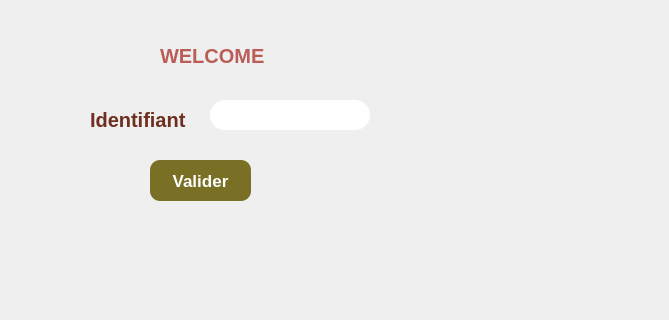
<?xml version="1.0" encoding="UTF-8"?>
<ui version="4.0">
 <class>Dialog1</class>
 <widget class="QDialog" name="Dialog1">
  <property name="geometry">
   <rect>
    <x>0</x>
    <y>0</y>
    <width>669</width>
    <height>320</height>
   </rect>
  </property>
  <property name="windowTitle">
   <string>Dialog</string>
  </property>
  <widget class="QLineEdit" name="lineEdit_id">
   <property name="geometry">
    <rect>
     <x>210</x>
     <y>100</y>
     <width>160</width>
     <height>30</height>
    </rect>
   </property>
   <property name="styleSheet">
    <string notr="true">QLineEdit{
border: 2px white;
border-radius: 15px;
background: #FFFFFF;
min-width: 150px;
max-width: 150px;
min-height: 30px;
max-height: 30px;
padding-left: 10px;
font: 10pt &quot;Yu Gothic UI&quot;;
}</string>
   </property>
  </widget>
  <widget class="QPushButton" name="pushButton_valider">
   <property name="geometry">
    <rect>
     <x>150</x>
     <y>160</y>
     <width>101</width>
     <height>41</height>
    </rect>
   </property>
   <property name="styleSheet">
    <string notr="true">QPushButton {
color: white;
background-color: #796F25;
border-style: solid;
border-radius: 10;
padding: 10px;
font-size: 17px;
padding-left: 17px;
padding-right: 17px;
font-weight: bold;
font-size: 17px;
color: #FFFFF;
font-family: Tahoma;
}
QPushButton:hover{
color:green;
background-color:#796F25;
border-style: solid;
border-radius: 10;
padding: 10px;
font-size: 17px;
padding-left: 17px;
padding-right: 17px;
font-weight: bold;
font-size: 17px;
color: #796F25;
font-family: Tahoma;
}</string>
   </property>
   <property name="text">
    <string>Valider</string>
   </property>
   <property name="autoDefault">
    <bool>false</bool>
   </property>
   <property name="flat">
    <bool>false</bool>
   </property>
  </widget>
  <widget class="QLabel" name="label">
   <property name="geometry">
    <rect>
     <x>90</x>
     <y>110</y>
     <width>101</width>
     <height>20</height>
    </rect>
   </property>
   <property name="styleSheet">
    <string notr="true">QLabel {
	font: 10pt &quot;Yu Gothic UI&quot;;
font-weight: bold;
font-size: 20px;
color: #6D2F20;
}</string>
   </property>
   <property name="text">
    <string>Identifiant</string>
   </property>
  </widget>
  <widget class="QLabel" name="label_liste">
   <property name="geometry">
    <rect>
     <x>160</x>
     <y>40</y>
     <width>131</width>
     <height>31</height>
    </rect>
   </property>
   <property name="styleSheet">
    <string notr="true">QLabel {
	font: 10pt &quot;Yu Gothic UI&quot;;
font-weight: bold;
font-size: 20px;
color: #BB5D57;
}</string>
   </property>
   <property name="text">
    <string>WELCOME </string>
   </property>
  </widget>
  <widget class="QLabel" name="bg">
   <property name="geometry">
    <rect>
     <x>-30</x>
     <y>-10</y>
     <width>731</width>
     <height>450</height>
    </rect>
   </property>
   <property name="text">
    <string/>
   </property>
   <property name="pixmap">
    <pixmap resource="pic.qrc">:/new/prefix/photo maintenence.png</pixmap>
   </property>
   <property name="scaledContents">
    <bool>true</bool>
   </property>
  </widget>
  <zorder>bg</zorder>
  <zorder>lineEdit_id</zorder>
  <zorder>pushButton_valider</zorder>
  <zorder>label</zorder>
  <zorder>label_liste</zorder>
 </widget>
 <resources>
  <include location="pic.qrc"/>
 </resources>
 <connections/>
</ui>
